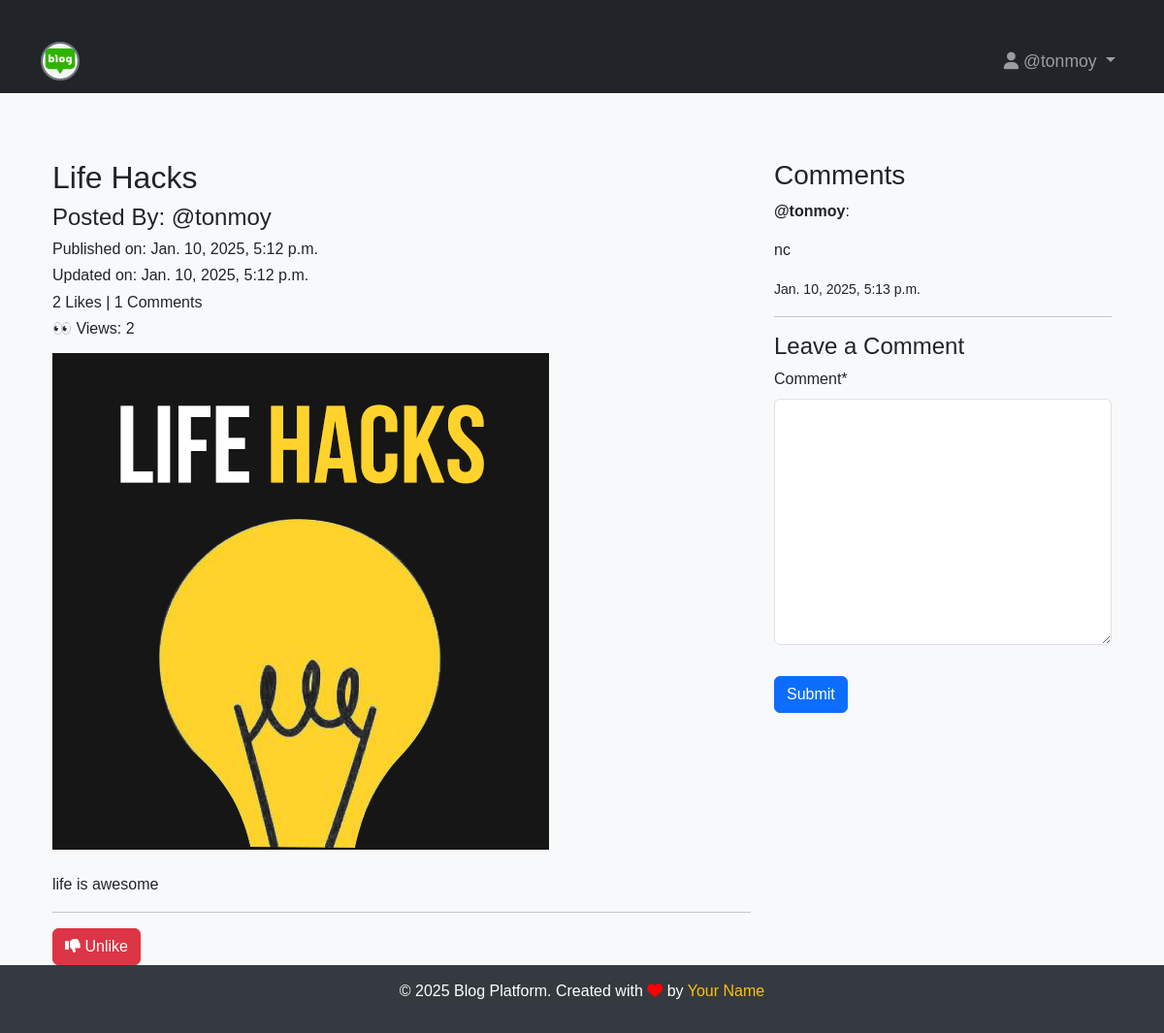
The app's page /blog/blog_details/life-hacks-fa40ad93-d866-4bd5-b114-a8713f70a61b/ (signed in), older data.
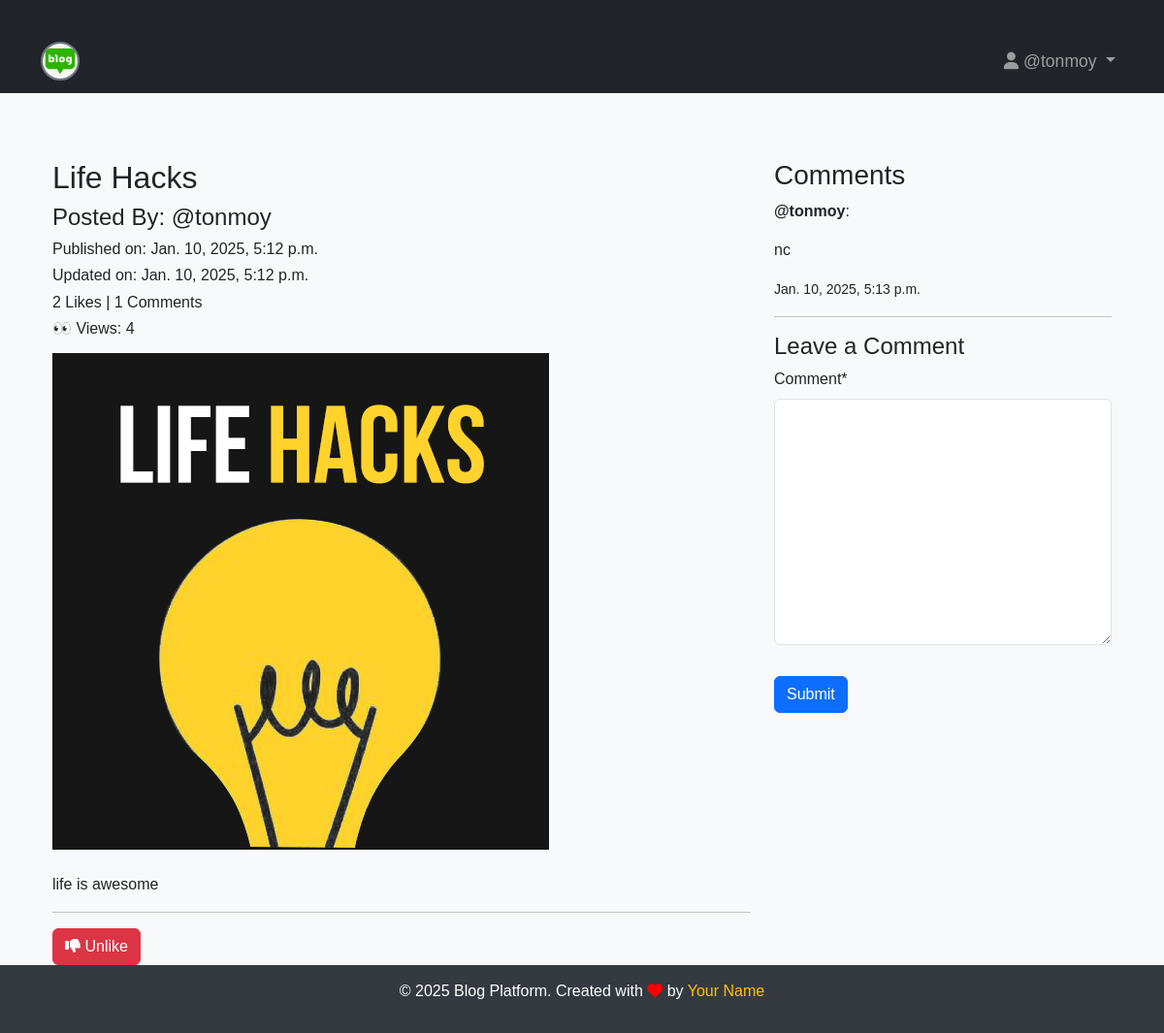
The same page, newer data.
### App_Blog/models.py (models this page shows, shortened)
class Blog(models.Model):
    author = models.ForeignKey(User,on_delete=models.CASCADE,related_name='post_author')
    blog_title = models.CharField(max_length=100,verbose_name='Put a Title')
    slug=models.SlugField(max_length=264,unique=True)
    blog_content = models.TextField(verbose_name='What is in your mind?')
    blog_image=models.ImageField(upload_to='blog_image',verbose_name='Image')
    created_at = models.DateTimeField(auto_now_add=True)
    updated_at = models.DateTimeField(auto_now=True)
    publish_date = models.DateTimeField(auto_now_add=True)
    view_count = models.PositiveIntegerField(default=0)
    class Meta:
        ordering = ['-publish_date']

class Comment(models.Model):
    blog = models.ForeignKey(Blog,on_delete=models.CASCADE,related_name='blog_comment')
    user = models.ForeignKey(User, on_delete=models.CASCADE,related_name='user_comment')
    comment = models.TextField()
    comment_date = models.DateTimeField(auto_now_add=True)
    class Meta:
        ordering = ['-comment_date']

### App_Blog/views.py (the view, shortened to what this page needs)
# urls.py: path('blog_details/<slug:slug>/',views.blog_details,name='blog_details'),
@login_required
def blog_details(request, slug):
    try:
        blog = Blog.objects.get(slug=slug)
    except Blog.DoesNotExist:
        return HttpResponseRedirect(reverse('App_Blog:blog_list'))
    if request.user != blog.author:
        blog.view_count += 1
        blog.save(update_fields=['view_count'])
    comment_form = CommentForm()
    already_liked = Likes.objects.filter(blog=blog, user=request.user)
    liked = bool(already_liked)
    return render(request, 'App_Blog/blog_details.html', {
        'blog': blog,
        'comment_form': comment_form,
        'liked': liked
    })

### App_Blog/forms.py
class CommentForm(forms.ModelForm):
    class Meta:
        model = Comment
        fields = ('comment',)

### templates/App_Blog/blog_details.html (shortened to what this page needs)
{% extends "base.html" %}
{% load crispy_forms_tags %}
{% block body_block %}
<div class="container mt-5">
    <div class="row">
        <div class="col-sm-12 col-md-8">
            <div class="blog-header">
                <h2>{{ blog.blog_title }}</h2>
                <h4>Posted By: @{{ blog.author }}</h4>
                <h6>Published on: {{ blog.publish_date }}</h6>
                <h6>Updated on: {{ blog.updated_at }}</h6>
                <h6>{{ blog.liked_blog.count }} Likes | {{ blog.blog_comment.count }} Comments</h6>
                <h6>👀 Views: {{ blog.view_count }}</h6>
            </div>
            <div class="blog-image mt-3">
                <img src="/media/{{ blog.blog_image }}" class="img-fluid" alt="{{ blog.blog_title }}">
            </div>
            <div class="blog-content mt-4">
                <p>{{ blog.blog_content|linebreaks }}</p>
            </div>
            <hr>
            <div class="like-button">
                {% if not liked %}
                    <a href="{% url 'App_Blog:liked_post' blog.pk %}" class="btn btn-success">
                        <i class="fa-solid fa-thumbs-up"></i> Like
                    </a>
                {% else %}
                    <a href="{% url 'App_Blog:unliked_post' blog.pk %}" class="btn btn-danger">
                        <i class="fa-solid fa-thumbs-down"></i> Unlike
                    </a>
                {% endif %}
            </div>
        </div>
        <div class="col-sm-12 col-md-4">
            <div class="comments-section">
                <h3>Comments</h3>
                {% for comment in blog.blog_comment.all %}
                    <div class="comment-item mb-3">
                        <p><strong>@{{ comment.user }}</strong>:</p>
                        <p>{{ comment.comment }}</p>
                        <small>{{ comment.comment_date }}</small>
                    </div>
                {% endfor %}
            </div>
            <hr>
            <div class="comment-form">
                <h4>Leave a Comment</h4>
                <form action="" method="POST">
                    {{ comment_form|crispy }}
                    <button type="submit" class="btn btn-primary mt-3">Submit</button>
                </form>
            </div>
        </div>
    </div>
</div>
{% endblock %}

### templates/base.html (shortened to what this page needs)
<!DOCTYPE html>
<html lang="en">
<head>
    <link rel="stylesheet" href="https://cdn.jsdelivr.net/npm/bootstrap@5.3.0/dist/css/bootstrap.min.css">
    <link rel="stylesheet" href="https://cdnjs.cloudflare.com/ajax/libs/font-awesome/6.5.0/css/all.min.css">
</head>
<body>
    <nav class="navbar navbar-expand-lg navbar-dark bg-dark fixed-top">
        <div class="container">
            <a class="navbar-brand" href="{% url 'index' %}">
                <img src="/media/logo.jpg" width="40" alt="Logo">
            </a>
            <div class="collapse navbar-collapse" id="navbarNav">
                <ul class="navbar-nav ms-auto">
                    {% if user.is_authenticated %}
                        <li class="nav-item dropdown">
                            <a class="nav-link dropdown-toggle" href="#" id="navbarDropdown" role="button" data-bs-toggle="dropdown" aria-expanded="false">
                                <i class="fa-solid fa-user"></i> @{{ user.username }}
                            </a>
                        </li>
                    {% endif %}
                </ul>
            </div>
        </div>
    </nav>
    <div class="container">
        {% block body_block %}
        {% endblock %}
    </div>
    <footer>
        <p>&copy; 2025 Blog Platform. Created with <i class="fa-solid fa-heart" style="color: red;"></i> by <a href="#">Your Name</a></p>
    </footer>
</body>
</html>

### templates/base.html (style rules this page uses)
body { font-family: 'Arial', sans-serif; background-color: #f8f9fa; padding-top: 56px; }
.navbar-brand img { border-radius: 50%; border: 2px solid #6c757d; }
.navbar-nav .nav-item .nav-link { font-size: 1.1em; font-weight: 500; }
.container { padding-top: 30px; }
footer { background-color: #343a40; color: white; padding: 15px 0; text-align: center; }
footer a { color: #ffc107; text-decoration: none; }

Row changes from the older to the newer data that the page shows:
changed Blog "Life Hacks": view_count "2" → "4"
